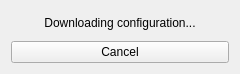
<?xml version="1.0" encoding="UTF-8"?>
<ui version="4.0">
 <class>ConfigDownloader</class>
 <widget class="QDialog" name="ConfigDownloader">
  <property name="windowModality">
   <enum>Qt::WindowModal</enum>
  </property>
  <property name="geometry">
   <rect>
    <x>0</x>
    <y>0</y>
    <width>240</width>
    <height>74</height>
   </rect>
  </property>
  <property name="sizePolicy">
   <sizepolicy hsizetype="Fixed" vsizetype="Fixed">
    <horstretch>0</horstretch>
    <verstretch>0</verstretch>
   </sizepolicy>
  </property>
  <property name="windowTitle">
   <string>Please wait...</string>
  </property>
  <property name="modal">
   <bool>true</bool>
  </property>
  <layout class="QVBoxLayout" name="verticalLayout">
   <item>
    <widget class="QLabel" name="label">
     <property name="text">
      <string>Downloading configuration...</string>
     </property>
     <property name="alignment">
      <set>Qt::AlignCenter</set>
     </property>
    </widget>
   </item>
   <item>
    <widget class="QPushButton" name="cancelButton">
     <property name="focusPolicy">
      <enum>Qt::NoFocus</enum>
     </property>
     <property name="text">
      <string>Cancel</string>
     </property>
    </widget>
   </item>
  </layout>
 </widget>
 <resources/>
 <connections/>
</ui>
